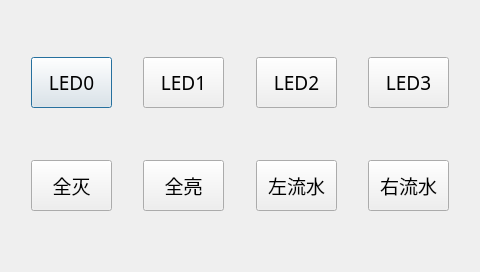
<?xml version="1.0" encoding="UTF-8"?>
<ui version="4.0">
 <class>Dialog</class>
 <widget class="QDialog" name="Dialog">
  <property name="windowModality">
   <enum>Qt::ApplicationModal</enum>
  </property>
  <property name="enabled">
   <bool>true</bool>
  </property>
  <property name="geometry">
   <rect>
    <x>0</x>
    <y>0</y>
    <width>480</width>
    <height>272</height>
   </rect>
  </property>
  <property name="minimumSize">
   <size>
    <width>480</width>
    <height>272</height>
   </size>
  </property>
  <property name="maximumSize">
   <size>
    <width>480</width>
    <height>272</height>
   </size>
  </property>
  <property name="font">
   <font>
    <family>文泉驿等宽微米黑</family>
    <pointsize>14</pointsize>
   </font>
  </property>
  <property name="windowTitle">
   <string>Tiny6410 Led</string>
  </property>
  <property name="sizeGripEnabled">
   <bool>false</bool>
  </property>
  <property name="modal">
   <bool>false</bool>
  </property>
  <widget class="QPushButton" name="pushButtonLed0">
   <property name="geometry">
    <rect>
     <x>31</x>
     <y>57</y>
     <width>81</width>
     <height>51</height>
    </rect>
   </property>
   <property name="text">
    <string>LED0</string>
   </property>
  </widget>
  <widget class="QPushButton" name="pushButtonLed1">
   <property name="geometry">
    <rect>
     <x>143</x>
     <y>57</y>
     <width>81</width>
     <height>51</height>
    </rect>
   </property>
   <property name="text">
    <string>LED1</string>
   </property>
  </widget>
  <widget class="QPushButton" name="pushButtonLed2">
   <property name="geometry">
    <rect>
     <x>256</x>
     <y>57</y>
     <width>81</width>
     <height>51</height>
    </rect>
   </property>
   <property name="text">
    <string>LED2</string>
   </property>
  </widget>
  <widget class="QPushButton" name="pushButtonLed3">
   <property name="geometry">
    <rect>
     <x>368</x>
     <y>57</y>
     <width>81</width>
     <height>51</height>
    </rect>
   </property>
   <property name="text">
    <string>LED3</string>
   </property>
  </widget>
  <widget class="QPushButton" name="pushButtonRightWater">
   <property name="geometry">
    <rect>
     <x>368</x>
     <y>160</y>
     <width>81</width>
     <height>51</height>
    </rect>
   </property>
   <property name="text">
    <string>右流水</string>
   </property>
  </widget>
  <widget class="QPushButton" name="pushButtonTurnOffAll">
   <property name="geometry">
    <rect>
     <x>31</x>
     <y>160</y>
     <width>81</width>
     <height>51</height>
    </rect>
   </property>
   <property name="text">
    <string>全灭</string>
   </property>
  </widget>
  <widget class="QPushButton" name="pushButtonLeftWater">
   <property name="geometry">
    <rect>
     <x>256</x>
     <y>160</y>
     <width>81</width>
     <height>51</height>
    </rect>
   </property>
   <property name="text">
    <string>左流水</string>
   </property>
  </widget>
  <widget class="QPushButton" name="pushButtonTurnOnAll">
   <property name="geometry">
    <rect>
     <x>143</x>
     <y>160</y>
     <width>81</width>
     <height>51</height>
    </rect>
   </property>
   <property name="text">
    <string>全亮</string>
   </property>
  </widget>
 </widget>
 <layoutdefault spacing="6" margin="11"/>
 <resources/>
 <connections/>
</ui>
